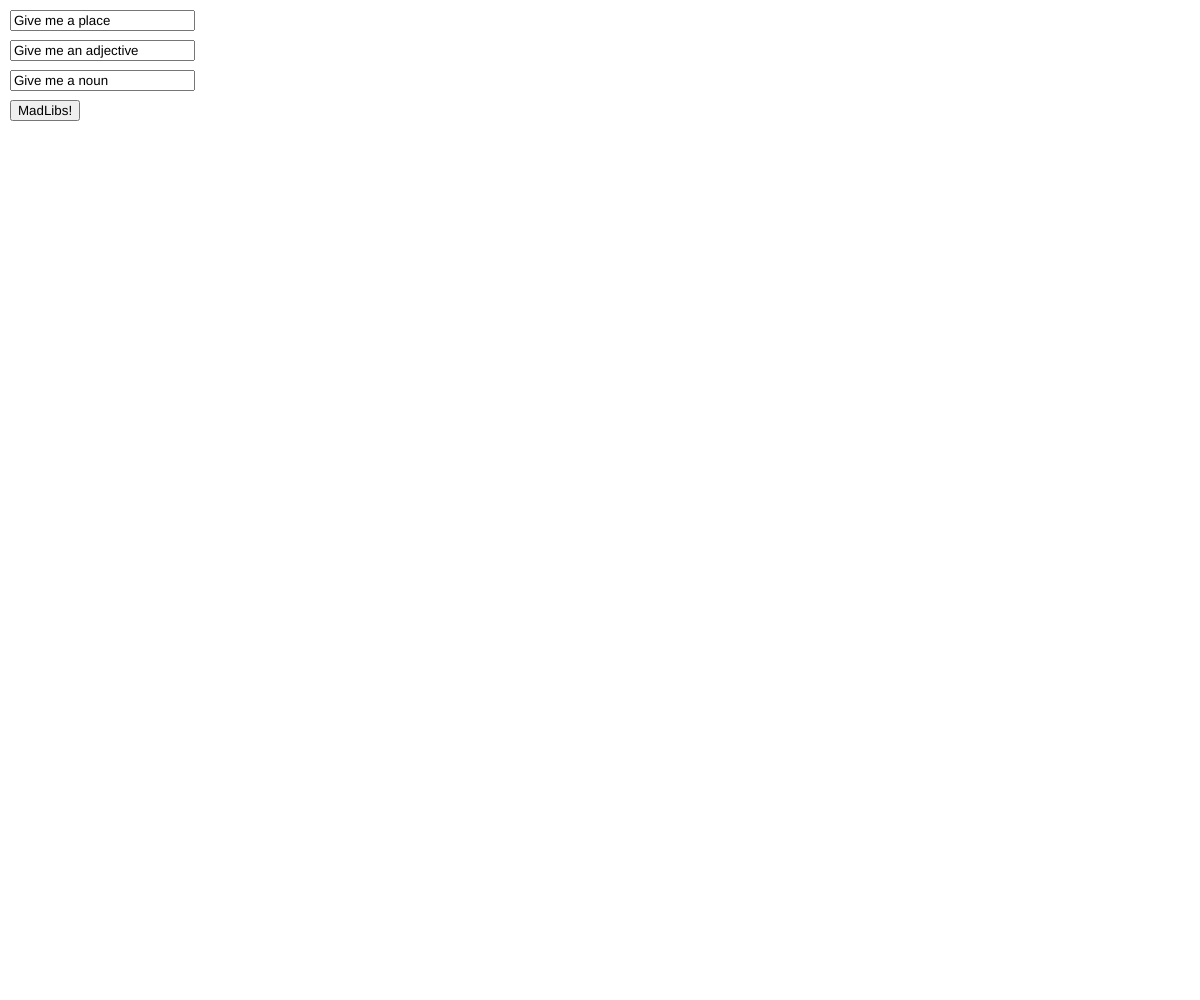
Frame 1 (no input)
Frame 60 (no input): identical to frame 1, image omitted
Frame 120 (the mouse pressed at the canvas centre since frame 60): identical to frame 1, image omitted

The p5.js sketch that drew this single still picture (run headless with seeded random() and noise() and a simulated clock; from frame 60 on, the mouse is pressed at the canvas centre):

// p5.js sketch
// ── sketch.js
var place;
var adjecive;
var noun;
var button;
var v;
var a;
var n;
var paragraph

function setup() {
    createCanvas(windowWidth, windowHeight);
    place = createInput("Give me a place");
    place.position(10, 10);
    adjective = createInput("Give me an adjective");
    adjective.position(10, 40);
    noun = createInput("Give me a noun");
    noun.position(10, 70);
    button = createButton("MadLibs!");
    button.mousePressed(madlib);
    button.position(10, 100);


}

function draw() {
    background('white');
    p = place.value();
    a = adjective.value();
    n = noun.value();
    text(paragraph, 200, 200);
}

function madlib() {

    p = place.value();
    a = adjective.value();
    n = noun.value();

    paragraph = createP("One day, I was walking to the " + p + " and I saw a " + a + " " + n);
    paragraph.position(220, 0);

    // paragraph.remove()
    resetButton = createButton("Play again");
    resetButton.position(10, 100);
    resetButton.mousePressed(reset);


}

function reset() {
    paragraph.html("")
    resetButton.hide()
}
// ── style.css
html,
body {
    overflow: hidden;
    margin: 0;
    padding: 0;
}

input {
    font-size: 18px;
    width: 200px;
}

button {
    font-family: monospace;
    color: #51B1F8;
    font-size: 32px;
    width: 200px;
      border-radius: 5px;
}

p {
    font-family: sans-serif;
    font-size: 32;
    word-wrap: break-word;
    line-height: 1.2;
}
